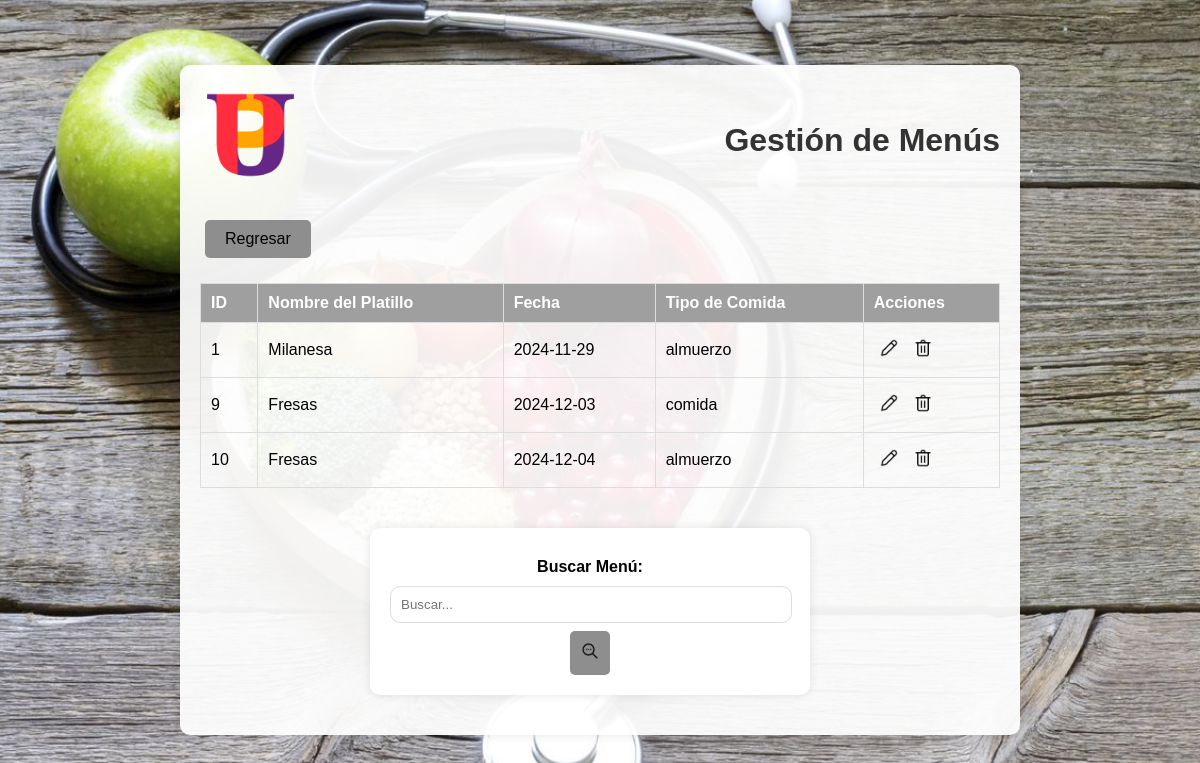
The page /gestionmenu2.php (signed in) on the database its author committed.
### tables this page shows
CREATE TABLE `menu` (
  `id_menu` int NOT NULL AUTO_INCREMENT COMMENT 'Identificador del menu',
  `nombre_platillo` varchar(50) NOT NULL COMMENT 'Nombre del platillo',
  `fecha` date NOT NULL COMMENT 'Fecha del menu',
  `tipo_comida` varchar(10) NOT NULL COMMENT 'Tipo de comida (almuerzo, comida, cena)',
  PRIMARY KEY (`id_menu`)
);

### gestionmenu2.php (the view, shortened to what this page needs)
<?php
include 'Static/connect/db.php';
$user = $_SESSION['usuario'];
$sql_usuario = "SELECT idUsuarios FROM usuarios WHERE usuario = '$user' LIMIT 1";
$result_usuario = mysqli_query($conn, $sql_usuario);
if ($result_usuario && mysqli_num_rows($result_usuario) > 0) {
    $row_usuario = mysqli_fetch_assoc($result_usuario);
    $id_usuario = $row_usuario['idUsuarios'];
    $sql_menu = "SELECT m.id_menu, m.nombre_platillo, m.fecha, m.tipo_comida
                 FROM menu m
                 JOIN platillos_has_menu phm ON m.id_menu = phm.menu_id_menu
                 JOIN nutriologos_has_platillos php ON phm.platillos_id_pla = php.platillos_id_pla
                 JOIN nutriologos p ON php.nutriologos_id_pac = p.id_nut
                 WHERE p.Usuarios_idUsuarios = '$id_usuario'";
    $result_menu = mysqli_query($conn, $sql_menu);
} else {
    echo "Error al obtener el ID del usuario.";
    exit();
}
?>
<!DOCTYPE html>
<html lang="es">
<head>
    <link rel="stylesheet" type="text/css" href="Static/css/styles.css">
</head>
<body>
    <div class="container3">
        <div class="header">
            <img src="Static/img/logo.png" alt="Logo" class="logo">
            <h1>Gestión de Menús</h1>
        </div>
        <div class="buttons">
            <button class="btn regresar-btn" onclick="window.location.href='gestion_menus2.php';">Regresar</button>
        </div>
        <div class="table-container">
            <table id="menu-table">
                <thead>
                    <tr>
                        <th>ID</th>
                        <th>Nombre del Platillo</th>
                        <th>Fecha</th>
                        <th>Tipo de Comida</th>
                        <th>Acciones</th>
                    </tr>
                </thead>
                <tbody>
                    <?php
                    if ($result_menu && mysqli_num_rows($result_menu) > 0) {
                        while ($row_menu = mysqli_fetch_assoc($result_menu)) {
                            echo "<tr>";
                            echo "<td>" . $row_menu['id_menu'] . "</td>";
                            echo "<td>" . $row_menu['nombre_platillo'] . "</td>";
                            echo "<td>" . $row_menu['fecha'] . "</td>";
                            echo "<td>" . $row_menu['tipo_comida'] . "</td>";
                            echo "<td>
                                    <button class='action-btn' onclick=\"window.location.href='modificarmenu2.php?id={$row_menu['id_menu']}';\">
                                        <img src='Static/img/modificar.png' alt='Editar' class='action-icon'>
                                    </button>
                                    <button class='action-btn' onclick=\"eliminarMenu({$row_menu['id_menu']});\">
                                        <img src='Static/img/eliminar.png' alt='Eliminar' class='action-icon'>
                                    </button>
                                  </td>";
                            echo "</tr>";
                        }
                    } else {
                        echo "<tr><td colspan='5'>No se encontraron menús para este usuario.</td></tr>";
                    }
                    ?>
                </tbody>
            </table>
        </div>
        <div class="search-section">
            <form id="search-form" onsubmit="buscarMenu(event);">
                <label for="search">Buscar Menú:</label>
                <input type="text" id="search" name="search" placeholder="Buscar...">
                <button type="submit" class="search-btn"><img src="Static/img/buscar.png" alt="Buscar"></button>
            </form>
        </div>
    </div>
</body>
</html>

### Static/css/styles.css (style rules this page uses)
body { font-family: Arial, sans-serif; background-color: #C0C0C0; text-align: center; display: flex; justify-content: center; align-items: center; height: 100vh; margin: 20; background-image: url('background.jpg'); background-size: cover; margin: 0 auto; }
.logo { width: 100px; height: 100px; margin-bottom: 10px; }
h1 { text-align: center; color: black; justify-content: center; }
label { display: block; margin-top: 10px; color: #030000; }
input[type="text"], input[type="password"], input[type="date"], input[type="tel"], select { width: 100%; padding: 10px; margin-top: 5px; margin-bottom: 10px; border: 1px solid #cccccc; border-radius: 5px; }
.container3 { text-align: center; background-color: rgba(255, 255, 255, 0.932); padding: 20px; border-radius: 10px; box-shadow: 0 0 10px rgba(0, 0, 0, 0.1); width: 100%; max-width: 800px; }
.header { display: flex; align-items: center; justify-content: space-between; margin-bottom: 20px; text-align: center; }
.logo { width: 100px; height: 100px; margin-right: 10px; }
.buttons { display: flex; justify-content: space-between; margin-bottom: 20px; }
.btn { background-color: #8f8e8f; color: black; border: none; padding: 10px 20px; border-radius: 5px; cursor: pointer; margin: 5px; }
.regresar-btn { background-color: #8f8e8f; color: black; border: none; padding: 10px 20px; border-radius: 5px; cursor: pointer; z-index: 1; }
.table-container { margin-bottom: 20px; overflow-x: auto; }
table { width: 100%; border-collapse: collapse; margin-bottom: 20px; }
thead { background-color: #a09fa0; color: white; }
th, td { padding: 10px; border: 1px solid #ddd; text-align: left; }
.action-btn { background-color: transparent; border: none; cursor: pointer; padding: 5px; }
.action-icon { width: 20px; height: 20px; }
.search-section { display: flex; justify-content: center; align-items: center; gap: 10px; margin-bottom: 20px; }
.search-section input[type="text"] { padding: 10px; border: 1px solid #ddd; border-radius: 10px; }
.search-btn { background-color: #8f8e8f; border: none; cursor: pointer; padding: 10px; border-radius: 5px; }
.search-btn img { width: 20px; height: 20px; }
form { background-color: white; padding: 20px; border-radius: 10px; box-shadow: 0 0 10px rgba(0, 0, 0, 0.1); width: 100%; max-width: 400px; margin-right: 20px; }
form input[type="text"], form input[type="date"], form input[type="tel"], form input[type="password"], form select { width: calc(100% - 20px); padding: 8px; margin-top: 5px; margin-bottom: 8px; border: 1px solid #cccccc; border-radius: 5px; }
body { font-family: Arial, sans-serif; background-color: #C0C0C0; margin: 0; padding: 0; }
h1 { text-align: center; color: #333; }
label { display: block; margin-bottom: 5px; font-weight: bold; }
.buttons { display: flex; justify-content: space-between; }
button { padding: 10px 20px; border: none; border-radius: 4px; background-color: #4CAF50; color: white; cursor: pointer; font-size: 16px; }

### rows shown on the page
menu: id_menu "1", nombre_platillo "Milanesa", fecha "2024-11-29", tipo_comida "almuerzo"
menu: id_menu "9", nombre_platillo "Fresas", fecha "2024-12-03", tipo_comida "comida"
menu: id_menu "10", nombre_platillo "Fresas", fecha "2024-12-04", tipo_comida "almuerzo"
